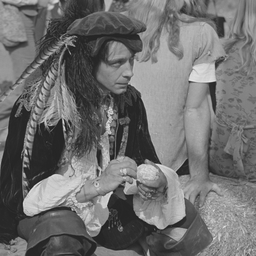
#> input picture testsets/Set12/11.png, 256 x 256 px
$ python pnp_fbs_superres.py   (older library calls are emulated)
#> lines starting #> are read from the running program, lines starting #| are printed output that depends on the picture; long printed decimals are rounded
### denoisers/kernel_filters.py
# Kernel denoisers with guide image

import numpy as np
from .utils import *

def nlm(noisy_img,guide_img,patch_rad,window_rad,sigma):
    if(len(noisy_img.shape) > 2):
        raise ValueError('Input must be a 2D array')
    height,width = noisy_img.shape
    A = np.zeros((width**2, (2*window_rad+1)**2))
    M_nsy = np.zeros((width**2, (2*window_rad+1)**2))
    Y_swp = np.zeros((width**2, (2*window_rad+1)**2))
    A1 = np.zeros((width**2, (2*window_rad+1)**2))
    U = np.zeros((height, width))   # To hold denoised image
    Z = np.zeros((height, width))   # To hold accumulated weights

    padded_guide = np.pad(guide_img,patch_rad,mode='symmetric')
    padded_v = np.pad(noisy_img,window_rad,mode='symmetric')

    for dx in np.arange(-window_rad,window_rad+1):
        for dy in np.arange(-window_rad,window_rad+1):
            sd,diff,t = integral_img_sq_diff(padded_guide,dx,dy)
            hat = triangle(dx,dy,window_rad)
            temp1 = img2Dshift(sd,patch_rad,patch_rad)
            temp2 = img2Dshift(sd,-patch_rad-1,-patch_rad-1)
            temp3 = img2Dshift(sd,-patch_rad-1,patch_rad)
            temp4 = img2Dshift(sd,patch_rad,-patch_rad-1)
            res = temp1 + temp2 - temp3 - temp4
            sqdist1 = res[patch_rad:patch_rad+height,patch_rad:patch_rad+width]
            w = hat * np.exp(-sqdist1/(sigma**2))
            row = dx+window_rad
            col = dy+window_rad
            row1 = dx+window_rad
            col1 = dy+window_rad
            A1[:,col1*(2*window_rad+1) + row1] = np.reshape(w.T,(height*width,1),order='F').T
            v = padded_v[window_rad+dx:window_rad+dx+height,window_rad+dy:window_rad+dy+width]
            v_swp = padded_v[window_rad-dx:window_rad-dx+height,window_rad-dy:window_rad-dy+width]
            M_nsy[:,col*(2*window_rad+1) + row] = np.reshape(v.T,(height*width,1),order='F').T
            Y_swp[:,col*(2*window_rad+1) + row] = np.reshape(v_swp.T,(height*width,1),order='F').T
            U = U + w*v
            Z = Z + w
    U = U/Z
    return(U,Z)     # U = Denoised image, Z = Normalization coefficients


# [68 lines left out: function dsg_nlm, not called in this run]

### denoisers/utils.py
# Utility functions required for denoisers

import numpy as np

def integral_img_sq_diff(v,dx,dy):
    t = img2Dshift(v,dx,dy)
    diff = (v-t)**2
    sd = np.cumsum(diff,axis=0)
    sd = np.cumsum(sd,axis=1)
    return(sd,diff,t)


def triangle(dx,dy,Ns):
    r1 = np.abs(1 - np.abs(dx)/(Ns+1))
    r2 = np.abs(1 - np.abs(dy)/(Ns+1))
    return r1*r2


def img2Dshift(v,dx,dy):
    row,col = v.shape
    t = np.zeros((row,col))
    typ = (1 if dx>0 else 0)*2 + (1 if dy>0 else 0)
    if(typ==0):
        t[-dx:,-dy:] = v[0:row+dx,0:col+dy]
    elif(typ==1):
        t[-dx:,0:col-dy] = v[0:row+dx,dy:]
    elif(typ==2):
        t[0:row-dx,-dy:] = v[dx:,0:col+dy]
    elif(typ==3):
        t[0:row-dx,0:col-dy] = v[dx:,dy:]
    return t

### pnp_fbs_superres.py
import numpy as np
import cv2
from skimage.metrics import structural_similarity as compare_ssim
from denoisers.kernel_filters import nlm as nlm

def proj(im_input, minval, maxval):
    im_out = np.where(im_input > maxval, maxval, im_input)
    im_out = np.where(im_out < minval, minval, im_out)
    return im_out

def psnr(x,im_orig):
    norm2 = np.mean((x - im_orig) ** 2)
    psnr = -10 * np.log10(norm2)
    return psnr

def funcAtranspose(im_input, mask, fx, fy):
    m,n = im_input.shape
    fx = int(1/fx)
    fy = int(1/fy)
    im_inputres = np.zeros([m*fx, m*fy], im_input.dtype)
    for i in range(m):
        for j in range(n):
            im_inputres[fx*i,fy*j] = im_input[i,j]

    m,n = im_inputres.shape
    w = len(mask[0])
    r = int((w - 1) / 2)
    im_inputres = cv2.copyMakeBorder(im_inputres, r, r, r, r, borderType=cv2.BORDER_WRAP)
    im_output = cv2.filter2D(im_inputres, -1, mask)
    im_output = im_output[r:r+m, r:r+n]
    return im_output

def funcA(im_input, mask, fx, fy):
    m,n = im_input.shape
    w = len(mask[0])
    r = int((w - 1) / 2)
    im_input = cv2.copyMakeBorder(im_input, r, r, r, r, borderType=cv2.BORDER_WRAP)
    im_output = cv2.filter2D(im_input, -1, mask)
    im_output = im_output[r:r+m, r:r+n]
    im_outputres = cv2.resize(im_output, (0,0), fx=fx, fy=fy, interpolation=cv2.INTER_NEAREST)
    return im_outputres

def pnp_fbs_superresolution(im_input, im_ref, fx, fy, mask, **opts):

    lamda = opts.get('lamda', 2.0)
    rho = opts.get('rho', 1.0)
    maxitr = opts.get('maxitr', 100)
    verbose = opts.get('verbose',1)
    sigma = opts.get('sigma', 5)

    """ Initialization. """
    index = np.nonzero(mask)
    y = funcAtranspose(im_input, mask, fx, fy)
    m, n = y.shape

    x = cv2.resize(im_input, (m, n))
    ytilde = x
    res = np.zeros(maxiter)
    funceval = np.zeros(maxiter)
    """ Main loop. """
    for i in range(maxitr):

        xold = np.copy(x)

        """ Update gradient. """
        xoldhat = funcA(x, mask, fx, fy)
        gradx = funcAtranspose(xoldhat, mask, fx, fy) - y

        """ Denoising step. """
        if i<=5:        # Warm-up for first 5 iterations
            xtilde = np.copy(xold - 8. * gradx)
            ytilde = xtilde
            out = nlm(xtilde, ytilde, patch_rad=3, window_rad=3, sigma=10*sigma/255.)
            x = out[0]
            D = out[1]
            dmin = np.amin(D)
            D = (1. / dmin) * D
            D = 1./D
        else:
            xtilde = np.copy(xold - rho * np.multiply(D,gradx))
            out = nlm(xtilde, ytilde, patch_rad=3, window_rad=3, sigma=2*sigma/255.)
            x = out[0]

        res[i] = np.linalg.norm(x - xold)
        funceval[i] = 0.5 * np.linalg.norm(im_input - funcA(x, mask, fx, fy))
        funceval[i] = funceval[i] + (1./rho)*np.sum(np.multiply(np.multiply(D,x), xtilde -x))
        """ Monitoring. """
        if verbose:
            print("i: {}, \t psnr: {} ssim= {} "\
                  .format(i+1, psnr(x,im_ref), compare_ssim(x, im_ref, data_range=1.)))

    return x

if __name__ == "__main__":
    dir_name = 'testsets/Set12/'
    outdir_name = 'output_images/'
    imagename = '11.png'
    input_str = dir_name + imagename
    K = 2 # downsampling factor
    # ---- load the ground truth ----
    im_orig = cv2.imread(input_str, 0)/255.0
#> im_orig: shape (256, 256) float64; min 0.102, max 0.918, mean 0.436
    m,n = im_orig.shape
#> m = 256; n = 256

    # ---- blur the image
    kernel = cv2.getGaussianKernel(9, 1)
    mask = np.outer(kernel, kernel.transpose())
    w = len(mask[0])
    r = int((w - 1) / 2)
    im_orig = cv2.copyMakeBorder(im_orig, r, r, r, r, borderType=cv2.BORDER_WRAP)
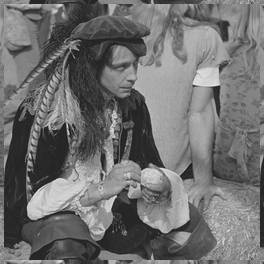
#> im_orig: shape (264, 264) float64; min 0.102, max 0.918, mean 0.436
    im_blur = cv2.filter2D(im_orig, -1, mask)
    im_blur = im_blur[r:r+m, r:r+n]
#> im_blur: shape (256, 256) float64
    im_orig = im_orig[r:r+m, r:r+m]

    # ---- Downsample the image
    fx = 1./K
    fy = 1./K
    im_down = cv2.resize(im_blur, (0,0), fx=fx, fy=fy, interpolation=cv2.INTER_NEAREST)

    # ---- add noise -----
    noise_level = 10.0 / 255.0
    gauss = np.random.normal(0.0, noise_level, im_down.shape)
    im_noisy = im_down + gauss

    im_noisy2 = np.clip(im_noisy, 0., 1.)
    cv2.imwrite('observed.png', im_noisy2*255.)

    psnr_final = 0.

    # ---- set options -----
    sigma = 20
    rho = 0.05
    maxiter = 20

    bicubic_img = cv2.resize(im_noisy, None, fx = K, fy = K, interpolation = cv2.INTER_CUBIC)
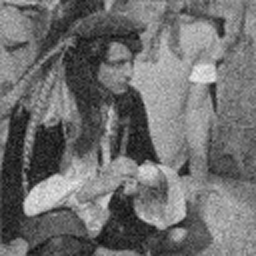
#> bicubic_img: shape (256, 256) float64; min 0.0434, max 0.931, mean 0.436
    psnr_ours = psnr(bicubic_img, im_orig)
#> in psnr, `norm2 = np.mean((x - im_orig) ** 2)`: norm2 = 0.00358
#> in psnr, `psnr = -10 * np.log10(norm2)`: psnr = 24.47
#> psnr_ours = 24.47
    ssim_ours = compare_ssim(bicubic_img, im_orig, data_range=1.)
#> ssim_ours = 0.63
    print('sigma = {}, rho = {} - PNSR: {}, SSIM = {}'.format(sigma, rho, psnr_ours, ssim_ours))
#| sigma = 20, rho = 0.05 - PNSR: 24.466, SSIM = 0.6304

    opts = dict(sigma = sigma, rho = rho, maxitr = maxiter, verbose = True)

    # ---- plug and play -----
    out = pnp_fbs_superresolution(im_noisy, im_orig, fx, fy, mask, **opts)
#> after the loop in funcAtranspose, `for i in range(m):`:
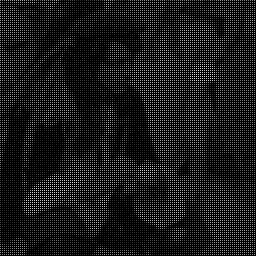
#> im_inputres: shape (256, 256) float64; min 0, max 0.949, mean 0.109
#> in funcAtranspose, `im_inputres = cv2.copyMakeBorder(im_inputres, r, r, r, r, borderType=c..`:
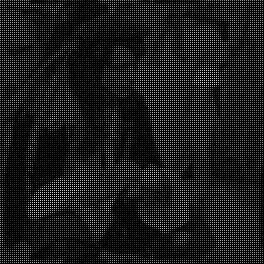
#> im_inputres: shape (264, 264) float64; min 0, max 0.949, mean 0.109
#> the loop in pnp_fbs_superresolution, `for i in range(maxitr): ` made 20 passes
#> dmin on pass 1: 2.5
#| i: 1, 	 psnr: 25.912 ssim= 0.7196
#| i: 2, 	 psnr: 26.015 ssim= 0.721
#| i: 3, 	 psnr: 26.123 ssim= 0.7245
#| i: 4, 	 psnr: 26.139 ssim= 0.7238
#| i: 5, 	 psnr: 26.172 ssim= 0.7252
#| i: 6, 	 psnr: 26.180 ssim= 0.7246
#| i: 7, 	 psnr: 26.193 ssim= 0.7262
#| i: 8, 	 psnr: 26.203 ssim= 0.7274
#> (further printed lines are left out)
#> pass 1, in funcA, `im_input = cv2.copyMakeBorder(im_input, r, r, r, r, borderType=cv2.BOR..`:
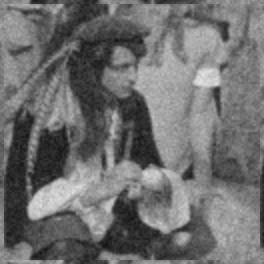
#> im_input: shape (264, 264) float64; min 0.0732, max 0.899, mean 0.436
#> pass 1, in funcA, `im_outputres = cv2.resize(im_output, (0,0), fx=fx, fy=fy, interpolatio..`:
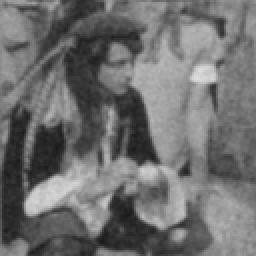
#> im_outputres: shape (128, 128) float64 (shown 2 times larger); min 0.0966, max 0.871, mean 0.436
#> after the loop in pnp_fbs_superresolution, `for i in range(maxitr):`:
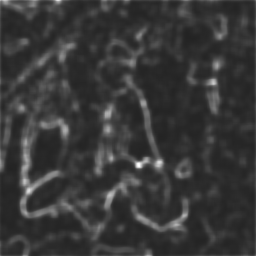
#> D: shape (256, 256) float64; min 0.139, max 1, mean 0.222
    output_str = outdir_name + imagename
    cv2.imwrite(output_str, out * 255.0)

    # ---- results ----

    psnr_ours = psnr(out, im_orig)
    ssim_ours = compare_ssim(out, im_orig, data_range=1.)
    print('sigma = {}, rho = {} - PNSR: {}, SSIM = {}'.format(sigma, rho, psnr_ours, ssim_ours))
#| sigma = 20, rho = 0.05 - PNSR: 26.229, SSIM = 0.7285
